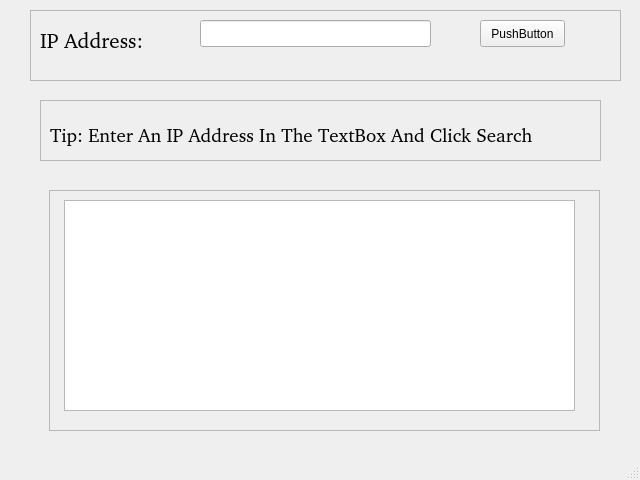
<?xml version="1.0" encoding="UTF-8"?>
<ui version="4.0">
 <class>PyGeoIP_Window</class>
 <widget class="QMainWindow" name="PyGeoIP_Window">
  <property name="geometry">
   <rect>
    <x>0</x>
    <y>0</y>
    <width>640</width>
    <height>480</height>
   </rect>
  </property>
  <property name="windowTitle">
   <string>MainWindow</string>
  </property>
  <widget class="QWidget" name="centralwidget">
   <widget class="QFrame" name="frame">
    <property name="geometry">
     <rect>
      <x>30</x>
      <y>10</y>
      <width>591</width>
      <height>71</height>
     </rect>
    </property>
    <property name="frameShape">
     <enum>QFrame::StyledPanel</enum>
    </property>
    <property name="frameShadow">
     <enum>QFrame::Raised</enum>
    </property>
    <widget class="QLabel" name="ip_label">
     <property name="geometry">
      <rect>
       <x>10</x>
       <y>20</y>
       <width>131</width>
       <height>20</height>
      </rect>
     </property>
     <property name="font">
      <font>
       <family>Noto Sans [unknown]</family>
       <pointsize>16</pointsize>
      </font>
     </property>
     <property name="text">
      <string>IP Address:</string>
     </property>
    </widget>
    <widget class="QLineEdit" name="ip_textbox">
     <property name="geometry">
      <rect>
       <x>170</x>
       <y>10</y>
       <width>231</width>
       <height>27</height>
      </rect>
     </property>
    </widget>
    <widget class="QPushButton" name="search_btn">
     <property name="geometry">
      <rect>
       <x>450</x>
       <y>10</y>
       <width>85</width>
       <height>27</height>
      </rect>
     </property>
     <property name="text">
      <string>PushButton</string>
     </property>
    </widget>
   </widget>
   <widget class="QFrame" name="frame_2">
    <property name="geometry">
     <rect>
      <x>40</x>
      <y>100</y>
      <width>561</width>
      <height>61</height>
     </rect>
    </property>
    <property name="frameShape">
     <enum>QFrame::StyledPanel</enum>
    </property>
    <property name="frameShadow">
     <enum>QFrame::Raised</enum>
    </property>
    <widget class="QLabel" name="info_bar">
     <property name="geometry">
      <rect>
       <x>10</x>
       <y>9</y>
       <width>541</width>
       <height>51</height>
      </rect>
     </property>
     <property name="font">
      <font>
       <family>Noto Sans [unknown]</family>
       <pointsize>14</pointsize>
      </font>
     </property>
     <property name="text">
      <string>Tip: Enter An IP Address In The TextBox And Click Search</string>
     </property>
    </widget>
   </widget>
   <widget class="QFrame" name="frame_3">
    <property name="geometry">
     <rect>
      <x>49</x>
      <y>190</y>
      <width>551</width>
      <height>241</height>
     </rect>
    </property>
    <property name="frameShape">
     <enum>QFrame::StyledPanel</enum>
    </property>
    <property name="frameShadow">
     <enum>QFrame::Raised</enum>
    </property>
    <widget class="QListWidget" name="search_list">
     <property name="geometry">
      <rect>
       <x>15</x>
       <y>10</y>
       <width>511</width>
       <height>211</height>
      </rect>
     </property>
    </widget>
   </widget>
  </widget>
  <widget class="QMenuBar" name="menubar">
   <property name="geometry">
    <rect>
     <x>0</x>
     <y>0</y>
     <width>640</width>
     <height>27</height>
    </rect>
   </property>
  </widget>
  <widget class="QStatusBar" name="statusbar"/>
 </widget>
 <resources/>
 <connections/>
</ui>
